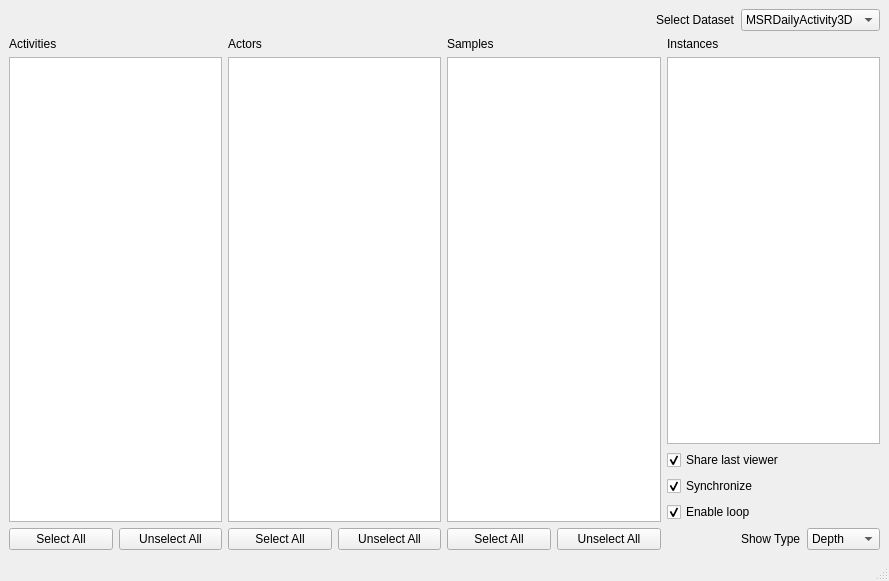
<?xml version="1.0" encoding="UTF-8"?>
<ui version="4.0">
 <class>DatasetBrowser</class>
 <widget class="QMainWindow" name="DatasetBrowser">
  <property name="geometry">
   <rect>
    <x>0</x>
    <y>0</y>
    <width>889</width>
    <height>581</height>
   </rect>
  </property>
  <property name="windowTitle">
   <string>Dataset Browser</string>
  </property>
  <widget class="QWidget" name="centralwidget">
   <layout class="QVBoxLayout" name="verticalLayout_5">
    <item>
     <layout class="QHBoxLayout" name="horizontalLayout">
      <item>
       <spacer name="horizontalSpacer">
        <property name="orientation">
         <enum>Qt::Horizontal</enum>
        </property>
        <property name="sizeHint" stdset="0">
         <size>
          <width>40</width>
          <height>20</height>
         </size>
        </property>
       </spacer>
      </item>
      <item>
       <widget class="QLabel" name="label">
        <property name="text">
         <string>Select Dataset</string>
        </property>
       </widget>
      </item>
      <item>
       <widget class="QComboBox" name="comboDataset">
        <property name="currentText">
         <string>MSRDailyActivity3D</string>
        </property>
        <property name="currentIndex">
         <number>0</number>
        </property>
        <item>
         <property name="text">
          <string>MSRDailyActivity3D</string>
         </property>
        </item>
        <item>
         <property name="text">
          <string>MSRAction3D</string>
         </property>
        </item>
       </widget>
      </item>
     </layout>
    </item>
    <item>
     <layout class="QHBoxLayout" name="horizontalLayout_6">
      <item>
       <layout class="QVBoxLayout" name="verticalLayout">
        <item>
         <widget class="QLabel" name="label_2">
          <property name="text">
           <string>Activities</string>
          </property>
         </widget>
        </item>
        <item>
         <widget class="QListWidget" name="listActivities"/>
        </item>
        <item>
         <layout class="QHBoxLayout" name="horizontalLayout_2">
          <item>
           <widget class="QPushButton" name="btnSelectAllActivities">
            <property name="text">
             <string>Select All</string>
            </property>
           </widget>
          </item>
          <item>
           <widget class="QPushButton" name="btnUnselectAllActivities">
            <property name="text">
             <string>Unselect All</string>
            </property>
           </widget>
          </item>
         </layout>
        </item>
       </layout>
      </item>
      <item>
       <layout class="QVBoxLayout" name="verticalLayout_2">
        <item>
         <widget class="QLabel" name="label_3">
          <property name="text">
           <string>Actors</string>
          </property>
         </widget>
        </item>
        <item>
         <widget class="QListWidget" name="listActors"/>
        </item>
        <item>
         <layout class="QHBoxLayout" name="horizontalLayout_3">
          <item>
           <widget class="QPushButton" name="btnSelectAllActors">
            <property name="text">
             <string>Select All</string>
            </property>
           </widget>
          </item>
          <item>
           <widget class="QPushButton" name="btnUnselectAllActors">
            <property name="text">
             <string>Unselect All</string>
            </property>
           </widget>
          </item>
         </layout>
        </item>
       </layout>
      </item>
      <item>
       <layout class="QVBoxLayout" name="verticalLayout_3">
        <item>
         <widget class="QLabel" name="label_4">
          <property name="text">
           <string>Samples</string>
          </property>
         </widget>
        </item>
        <item>
         <widget class="QListWidget" name="listSamples"/>
        </item>
        <item>
         <layout class="QHBoxLayout" name="horizontalLayout_4">
          <item>
           <widget class="QPushButton" name="btnSelectAllSamples">
            <property name="text">
             <string>Select All</string>
            </property>
           </widget>
          </item>
          <item>
           <widget class="QPushButton" name="btnUnselectAllSamples">
            <property name="text">
             <string>Unselect All</string>
            </property>
           </widget>
          </item>
         </layout>
        </item>
       </layout>
      </item>
      <item>
       <layout class="QVBoxLayout" name="verticalLayout_4">
        <item>
         <widget class="QLabel" name="label_5">
          <property name="text">
           <string>Instances</string>
          </property>
         </widget>
        </item>
        <item>
         <widget class="QListWidget" name="listInstances"/>
        </item>
        <item>
         <widget class="QCheckBox" name="checkBoxSameViewer">
          <property name="text">
           <string>Share last viewer</string>
          </property>
          <property name="checked">
           <bool>true</bool>
          </property>
         </widget>
        </item>
        <item>
         <widget class="QCheckBox" name="checkSync">
          <property name="text">
           <string>Synchronize</string>
          </property>
          <property name="checked">
           <bool>true</bool>
          </property>
         </widget>
        </item>
        <item>
         <widget class="QCheckBox" name="checkBoxLoop">
          <property name="text">
           <string>Enable loop</string>
          </property>
          <property name="checked">
           <bool>true</bool>
          </property>
         </widget>
        </item>
        <item>
         <layout class="QHBoxLayout" name="horizontalLayout_5">
          <item>
           <spacer name="horizontalSpacer_2">
            <property name="orientation">
             <enum>Qt::Horizontal</enum>
            </property>
            <property name="sizeHint" stdset="0">
             <size>
              <width>40</width>
              <height>20</height>
             </size>
            </property>
           </spacer>
          </item>
          <item>
           <widget class="QLabel" name="label_6">
            <property name="text">
             <string>Show Type</string>
            </property>
           </widget>
          </item>
          <item>
           <widget class="QComboBox" name="comboType">
            <item>
             <property name="text">
              <string>Depth</string>
             </property>
            </item>
            <item>
             <property name="text">
              <string>Color</string>
             </property>
            </item>
            <item>
             <property name="text">
              <string>Skeletal</string>
             </property>
            </item>
           </widget>
          </item>
         </layout>
        </item>
       </layout>
      </item>
     </layout>
    </item>
   </layout>
  </widget>
  <widget class="QMenuBar" name="menubar">
   <property name="geometry">
    <rect>
     <x>0</x>
     <y>0</y>
     <width>889</width>
     <height>25</height>
    </rect>
   </property>
  </widget>
  <widget class="QStatusBar" name="statusbar"/>
 </widget>
 <resources/>
 <connections>
  <connection>
   <sender>checkBoxSameViewer</sender>
   <signal>clicked(bool)</signal>
   <receiver>checkSync</receiver>
   <slot>setEnabled(bool)</slot>
   <hints>
    <hint type="sourcelabel">
     <x>772</x>
     <y>445</y>
    </hint>
    <hint type="destinationlabel">
     <x>772</x>
     <y>473</y>
    </hint>
   </hints>
  </connection>
 </connections>
</ui>
